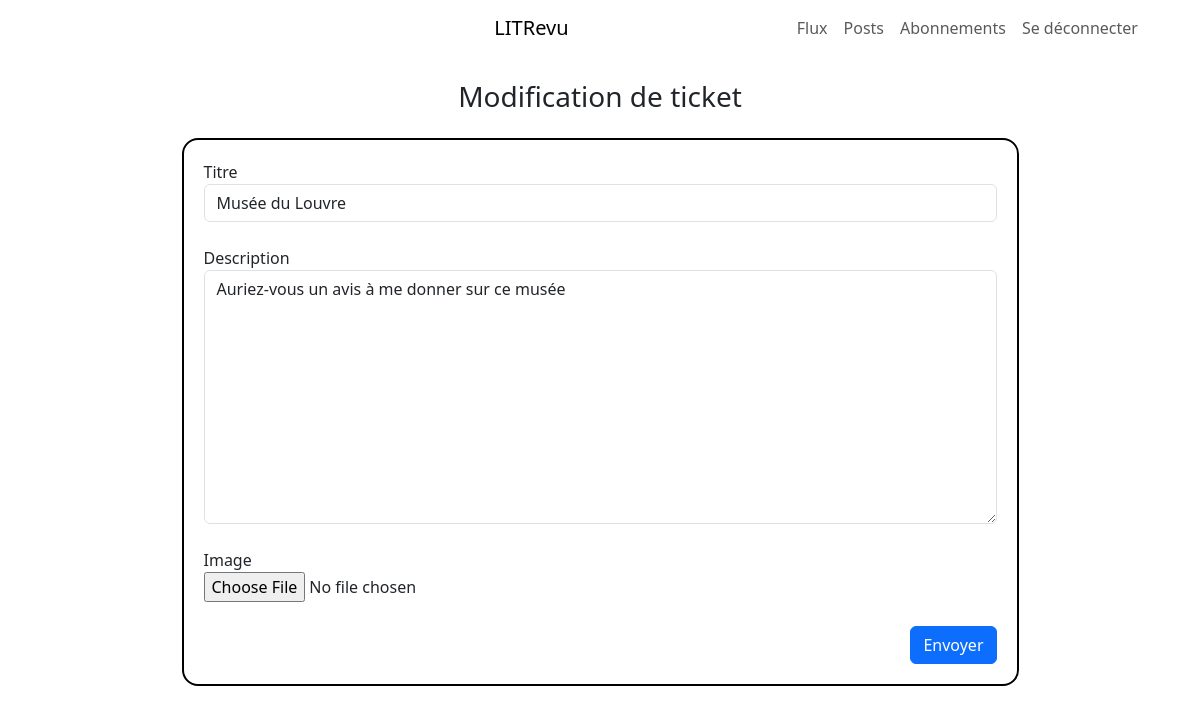
/ticket/8/update/ (signed in), run on the app's committed database.
### blog/models.py (models this page shows, shortened)
class Ticket(models.Model):
    title = models.CharField(max_length=128)
    description = models.TextField(max_length=128, blank=True)
    user = models.ForeignKey(
        to=settings.AUTH_USER_MODEL, on_delete=models.CASCADE
    )
    image = models.ImageField(null=True, blank=True)
    time_created = models.DateTimeField(auto_now_add=True)
    IMAGE_MAX_HEIGHT = 800
    IMAGE_MAX_WIDTH = 800
    IMAGE_MAX_SIZE = (IMAGE_MAX_WIDTH, IMAGE_MAX_HEIGHT)

### blog/views.py (the view, shortened to what this page needs)
class TicketUpdate(LoginRequiredMixin, View):
    template_name = "blog/ticket_create_update.html"
    mode = "update"
    def get(self, request, id):
        ticket = get_object_or_404(Ticket, id=id)
        ticket_form = TicketForm(instance=ticket)
        return render(
            request,
            self.template_name,
            {"ticket_form": ticket_form, "mode": self.mode},
        )

### blog/forms.py
class TicketForm(forms.ModelForm):
    class Meta:
        model = Ticket
        fields = ["title", "description", "image"]
        widgets = {
            "title": forms.TextInput(attrs={"class": "form-control"}),
            "description": forms.Textarea(attrs={"class": "form-control"}),
        }

### blog/templates/blog/ticket_create_update.html
{% extends 'base.html' %}
{% block content %}
{% include 'partial/navbar.html' %}
<section class="container my-4">
    <div class="text-center mb-4">
        {% if mode == "creation" %}
        <h1 class="h3">Création de ticket</h1>
        {% elif mode == "update" %}
        <h1 class="h3">Modification de ticket</h1>
        {% endif %}
    </div>
    <div class="col-12 col-lg-9 mx-auto post-display">
        {% include 'blog/partials/ticket_form_snippet.html' with ticket_form=ticket_form %}
    </div>
</section>
{% endblock %}

### blog/templates/blog/partials/ticket_form_snippet.html (shortened to what this page needs)
<form method="post" enctype="multipart/form-data">
    <label for="title">Titre</label>
    <p class="mb-4"> {{ ticket_form.title }} </p>
    <label for="description">Description</label>
    <p class="mb-4"> {{ ticket_form.description }} </p>
    <label for="image">Image</label>
    <p class="mb-4"> {{ ticket_form.image }} </p>
    <div class="d-flex justify-content-end">
        <button type="submit" class="btn btn-primary">Envoyer</button>
    </div>
</form>

### static/styles.css (style rules this page uses)
.post-display { border: 2px solid black; padding: 1.25rem; border-radius: 1rem; margin-bottom: 1.25rem; }

### data on the page
Ticket: title "Musée du Louvre", description "Auriez-vous un avis à me donner sur ce musée"
